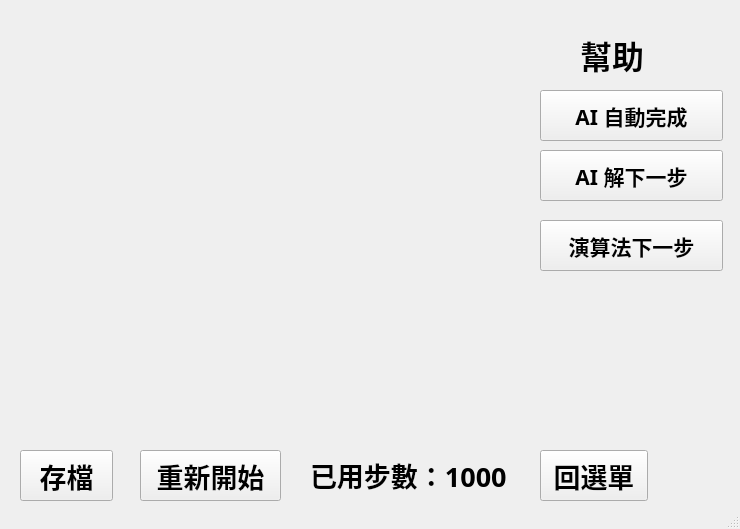
<?xml version="1.0" encoding="UTF-8"?>
<ui version="4.0">
 <class>MainWindow</class>
 <widget class="QMainWindow" name="MainWindow">
  <property name="geometry">
   <rect>
    <x>0</x>
    <y>0</y>
    <width>740</width>
    <height>529</height>
   </rect>
  </property>
  <property name="windowTitle">
   <string>MainWindow</string>
  </property>
  <widget class="QWidget" name="centralwidget">
   <widget class="QWidget" name="gridLayoutWidget">
    <property name="geometry">
     <rect>
      <x>20</x>
      <y>10</y>
      <width>511</width>
      <height>431</height>
     </rect>
    </property>
    <layout class="QGridLayout" name="gridLayout"/>
   </widget>
   <widget class="QPushButton" name="buttonAutoFinish">
    <property name="geometry">
     <rect>
      <x>540</x>
      <y>90</y>
      <width>183</width>
      <height>51</height>
     </rect>
    </property>
    <property name="font">
     <font>
      <family>微軟正黑體</family>
      <pointsize>16</pointsize>
      <weight>75</weight>
      <bold>true</bold>
     </font>
    </property>
    <property name="text">
     <string>AI 自動完成</string>
    </property>
   </widget>
   <widget class="QLabel" name="labelStep">
    <property name="geometry">
     <rect>
      <x>310</x>
      <y>450</y>
      <width>248</width>
      <height>50</height>
     </rect>
    </property>
    <property name="font">
     <font>
      <family>微軟正黑體</family>
      <pointsize>20</pointsize>
      <weight>75</weight>
      <bold>true</bold>
     </font>
    </property>
    <property name="text">
     <string>已用步數：1000</string>
    </property>
   </widget>
   <widget class="QPushButton" name="buttonNextStep">
    <property name="geometry">
     <rect>
      <x>540</x>
      <y>150</y>
      <width>183</width>
      <height>51</height>
     </rect>
    </property>
    <property name="font">
     <font>
      <family>微軟正黑體</family>
      <pointsize>16</pointsize>
      <weight>75</weight>
      <bold>true</bold>
     </font>
    </property>
    <property name="text">
     <string>AI 解下一步</string>
    </property>
   </widget>
   <widget class="QLabel" name="labelHelp">
    <property name="geometry">
     <rect>
      <x>580</x>
      <y>30</y>
      <width>80</width>
      <height>50</height>
     </rect>
    </property>
    <property name="font">
     <font>
      <family>微軟正黑體</family>
      <pointsize>24</pointsize>
      <weight>75</weight>
      <bold>true</bold>
     </font>
    </property>
    <property name="text">
     <string>幫助</string>
    </property>
   </widget>
   <widget class="QPushButton" name="buttonSave">
    <property name="geometry">
     <rect>
      <x>20</x>
      <y>450</y>
      <width>93</width>
      <height>51</height>
     </rect>
    </property>
    <property name="font">
     <font>
      <family>微軟正黑體</family>
      <pointsize>20</pointsize>
      <weight>75</weight>
      <bold>true</bold>
     </font>
    </property>
    <property name="text">
     <string>存檔</string>
    </property>
   </widget>
   <widget class="QPushButton" name="buttonRestart">
    <property name="geometry">
     <rect>
      <x>140</x>
      <y>450</y>
      <width>141</width>
      <height>51</height>
     </rect>
    </property>
    <property name="font">
     <font>
      <family>微軟正黑體</family>
      <pointsize>20</pointsize>
      <weight>75</weight>
      <bold>true</bold>
     </font>
    </property>
    <property name="text">
     <string>重新開始</string>
    </property>
   </widget>
   <widget class="QPushButton" name="buttonMenu">
    <property name="geometry">
     <rect>
      <x>540</x>
      <y>450</y>
      <width>108</width>
      <height>51</height>
     </rect>
    </property>
    <property name="font">
     <font>
      <family>微軟正黑體</family>
      <pointsize>20</pointsize>
      <weight>75</weight>
      <bold>true</bold>
     </font>
    </property>
    <property name="text">
     <string>回選單</string>
    </property>
   </widget>
   <widget class="QPushButton" name="buttonNextStep_2">
    <property name="geometry">
     <rect>
      <x>540</x>
      <y>220</y>
      <width>183</width>
      <height>51</height>
     </rect>
    </property>
    <property name="font">
     <font>
      <family>微軟正黑體</family>
      <pointsize>16</pointsize>
      <weight>75</weight>
      <bold>true</bold>
     </font>
    </property>
    <property name="text">
     <string>演算法下一步</string>
    </property>
   </widget>
  </widget>
  <widget class="QStatusBar" name="statusbar"/>
 </widget>
 <resources/>
 <connections/>
</ui>
